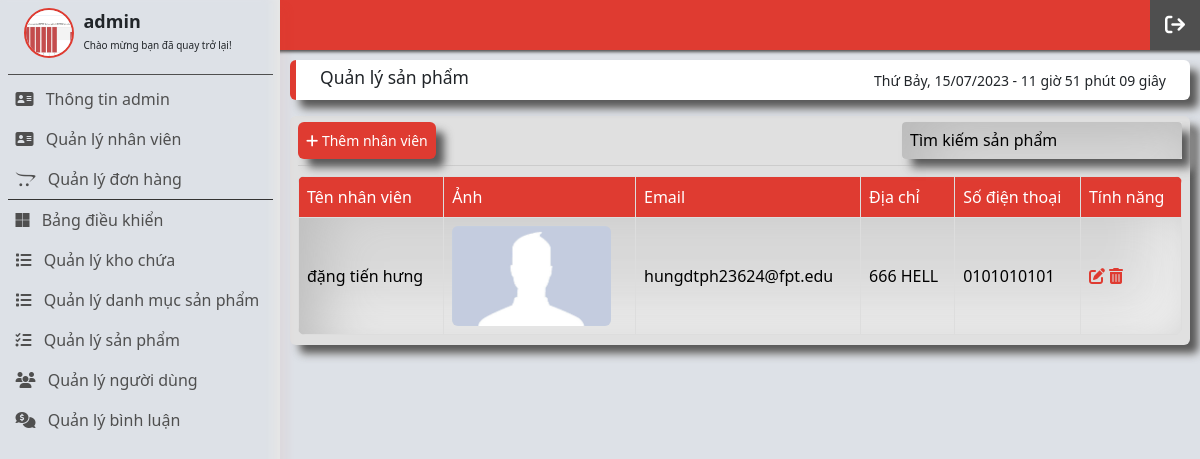
The app's page /admin/staff.php (signed in) with its own data.
### tables this page shows
CREATE TABLE `customer` (
  `id` int(11) NOT NULL COMMENT 'Mã đăng nhập',
  `name_customer` varchar(250) NOT NULL COMMENT 'Họ và tên',
  `passWord` varchar(60) NOT NULL COMMENT 'Mật khẩu',
  `email` varchar(250) NOT NULL COMMENT 'Địa chỉ email',
  `address` varchar(250) NOT NULL COMMENT 'Địa chỉ',
  `phone_number` varchar(10) NOT NULL COMMENT 'số điện thoại',
  `picture` varchar(250) DEFAULT NULL COMMENT 'Tên hình ảnh',
  `active` bit(1) DEFAULT b'0' COMMENT 'Trạng thái kích hoạt',
  `role` int(1) NOT NULL COMMENT 'Vai trò'
);

### admin/templates/admin/layout.php (called while the page is built)
<?php
include('head.php');
include('header.php');
include('content.php');
include('footer.php');

### admin/controllers/c_staffs.php (called while the page is built, shortened)
<?php
include('models/m_staffs.php');
class c_staff
{
    public function get_all_staff()
    {
        $search = '';
        $m_staff = new m_staff();
        $list_staffs = $m_staff->get_all_staff($search);
        include('templates/admin/layout.php');
    }
}

### admin/models/database.php (called while the page is built, shortened)
<?php
class database
{
    protected $pdo = NULL;
    protected $sql = '';
    public function __construct()
    {
        try {
            $this->pdo = new PDO("mysql:host=" . DB_HOST . "; dbname=" . DB_NAME, DB_USER, DB_PWD);
            $this->pdo->query('set names "utf8"');
        } catch (PDOException $ex) {
            die($ex->getMessage());
        }
    }
    public function setQuery($sql)
    {
        $this->sql = $sql;
    }
    public function execute($options = array())
    {
        $this->sta = $this->pdo->prepare($this->sql);
        $this->sta->execute();
        return $this->sta;
    }
    public function loadAllRows($options = array())
    {
        if (!$options) {
            if (!$result = $this->execute())
                return false;
        } else {
            if (!$result = $this->execute($options))
                return false;
        }
        return $result->fetchAll(PDO::FETCH_OBJ);
    }
}

### admin/models/m_staffs.php (called while the page is built, shortened)
<?php
include('database.php');
class m_staff extends database
{
    public function get_all_staff($search)
    {
        $sql = "select * from customer
                where role = 2 and name_customer like '%$search%';";
        return $this->loadAllRows();
    }
}

### admin/views/staffs/v_staff.php (the view, shortened to what this page needs)
<main class="content-wrapper">
    <div class="row">
        <div class="col-md-12">
            <div class="app__title">
                <h3 class="app__title-title">Quản lý sản phẩm</h3>
                <div id="clock"></div>
            </div>
        </div>
    </div>
    <main class="container__main">
        <div class="container__main-handler">
            <div class="container__main-link">
                <a data-bs-toggle="modal" data-bs-target="#openModal" class="text-white">
                    <i class="fa-solid fa-plus"></i>
                    Thêm nhân viên
                </a>
            </div>
            <div class="container__main-search">
                <form action="">
                    <input type="search" name="search" id="" placeholder="Tìm kiếm sản phẩm" value="<?php if (isset($_GET['search'])) {
                                                                                                        echo $_GET['search'];
                                                                                                    } ?>">
                </form>
            </div>
        </div>
        <div class="container__table">
            <table>
                <tr>
                    <th>Tên nhân viên</th>
                    <th>Ảnh</th>
                    <th>Email</th>
                    <th>Địa chỉ</th>
                    <th>Số điện thoại</th>
                    <th>Tính năng</th>
                </tr>
                <tbody>
                    <?php foreach ($list_staffs as $each) { ?>
                    <tr>
                        <td><?= $each->name_customer; ?></td>
                        <td>
                            <?php if ($each->picture == null) { ?>
                            <img src="public/front-end/images/trend-avatar-1.jpg" alt="" class="img_item">
                            <?php } else { ?>
                            <img src="public/front-end/images/staff/<?= $each->picture; ?>" alt="" class="img_item">
                            <?php } ?>
                        </td>
                        <td><?= $each->email; ?></td>
                        <td><?= $each->address; ?></td>
                        <td><?= $each->phone_number; ?></td>
                        <td>
                            <a href="edit-staff.php?id=<?php echo $each->id; ?>">
                                <i class="fa-solid fa-pen-to-square"></i>
                            </a>
                            <a href="delete-staff.php?id=<?php echo $each->id; ?>">
                                <i class="fa-solid fa-trash-can"></i>
                            </a>
                        </td>
                    </tr>
                    <?php } ?>
                </tbody>
            </table>
        </div>
    </main>
</main>

### admin/public/front-end/scss/main.css (style rules this page uses)
* { margin: 0; padding: 0; box-sizing: border-box; }
html { font-size: 62.5%; line-height: 1.6; font-family: "Roboto Mono", monospace; }
body { background-color: #dde1e7; }
a { text-decoration: none; }
button, input { outline: none; border: none; }

### admin/public/front-end/scss/content.css (style rules this page uses)
* { margin: 0; padding: 0; box-sizing: border-box; }
.content-wrapper { padding: 1rem; margin-top: 5rem; width: calc(100vw - 28rem); margin-left: 28rem; }
.content-wrapper .app__title { height: 4rem; background-color: #fff; border-radius: 0.6rem; -webkit-border-radius: 0.6rem; -moz-border-radius: 0.6rem; -ms-border-radius: 0.6rem; -o-border-radius: 0.6rem; display: flex; justify-content: space-between; align-items: center; border-left: 0.6rem solid #df3b31; box-shadow: 9px 9px 9px #5a5a5a, 9px 9px 9px #ffffff; }
.content-wrapper .app__title-title { margin-left: 2.4rem; }
.content-wrapper .app__title #clock { margin-right: 2.4rem; font-size: 1.4rem; font-weight: 500; }
.container__main { margin-top: 1.6rem; background-color: #ffffff; border-radius: 0.6rem; -webkit-border-radius: 0.6rem; -moz-border-radius: 0.6rem; -ms-border-radius: 0.6rem; -o-border-radius: 0.6rem; background: #e0e0e0; box-shadow: 20px 20px 60px #bebebe, -20px -20px 60px #dce0e5; padding: 0 0.8rem; box-shadow: 9px 9px 9px #5a5a5a, 9px 9px 9px #ffffff; }
.container__main-handler { padding: 1.6rem 0; height: 5rem; display: flex; align-items: center; justify-content: space-between; border-bottom: 1px solid #ccc; }
.container__main-link a { display: inline-block; padding: 8px; background-color: #df3b31; margin-right: 0.6rem; color: #ffffff; border-radius: 0.6rem; -webkit-border-radius: 0.6rem; -moz-border-radius: 0.6rem; -ms-border-radius: 0.6rem; -o-border-radius: 0.6rem; font-size: 1.4rem; box-shadow: 9px 9px 9px #5a5a5a, 9px 9px 9px #ffffff; }
.container__main-search { box-shadow: 9px 9px 9px #5a5a5a, 9px 9px 9px #ffffff; }
.container__main-search input { padding: 8px; min-width: 28rem; width: 28rem; border-radius: 4px; border-radius: 7px; background: #d9d9d9; box-shadow: inset 20px 20px 60px #b8b8b8, inset -20px -20px 60px #fafafa; -webkit-border-radius: 4px; -moz-border-radius: 4px; -ms-border-radius: 4px; -o-border-radius: 4px; color: #000; font-size: 1.4rem; }
.container__table { margin-top: 1rem; padding-bottom: 1rem; }
.container__table table { border-collapse: collapse; border-radius: 0.6rem; width: 100%; background-color: #ffffff; -webkit-border-radius: 0.6rem; -moz-border-radius: 0.6rem; -ms-border-radius: 0.6rem; -o-border-radius: 0.6rem; overflow: hidden; border-radius: 7px; background: #d9d9d9; box-shadow: inset 20px 20px 60px #b8b8b8, inset -20px -20px 60px #fafafa; }
.container__table tr:first-child { height: 40px; }
.container__table tr:first-child th { background-color: #df3b31; color: #ffffff; font-weight: 500; }
.container__table td, .container__table th { border: 1px solid #dddddd; text-align: left; padding: 8px; font-size: 1.6rem; color: #000; font-weight: 400; }
.container__table td a i { color: #df3b31; }
.container__table tr { height: 10rem; }
.img_item { height: 10rem; border-radius: 0.6rem; -webkit-border-radius: 0.6rem; -moz-border-radius: 0.6rem; -ms-border-radius: 0.6rem; -o-border-radius: 0.6rem; }
::placeholder { text-align: left; font-size: 1.6rem; color: #000; }

### records on screen
customer: name_customer "đặng tiến hưng", email "hungdtph23624@fpt.edu", address "666 HELL", phone_number "0101010101"

### other values on screen
$_SESSION['admin_name'] "admin"
